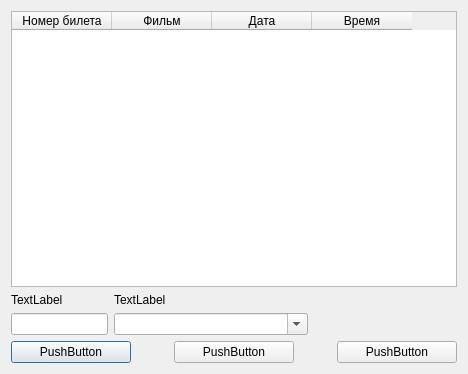
<?xml version="1.0" encoding="UTF-8"?>
<ui version="4.0">
 <class>TicketsDialog</class>
 <widget class="QDialog" name="TicketsDialog">
  <property name="geometry">
   <rect>
    <x>0</x>
    <y>0</y>
    <width>468</width>
    <height>374</height>
   </rect>
  </property>
  <property name="windowTitle">
   <string>Dialog</string>
  </property>
  <layout class="QGridLayout" name="gridLayout">
   <item row="0" column="0">
    <widget class="QTableWidget" name="tableWidget">
     <column>
      <property name="text">
       <string>Номер билета</string>
      </property>
     </column>
     <column>
      <property name="text">
       <string>Фильм</string>
      </property>
     </column>
     <column>
      <property name="text">
       <string>Дата</string>
      </property>
     </column>
     <column>
      <property name="text">
       <string>Время</string>
      </property>
     </column>
    </widget>
   </item>
   <item row="1" column="0">
    <layout class="QHBoxLayout" name="horizontalLayout_3" stretch="2,1">
     <item>
      <layout class="QHBoxLayout" name="horizontalLayout_2" stretch="1,2">
       <item>
        <layout class="QVBoxLayout" name="verticalLayout">
         <item>
          <widget class="QLabel" name="label">
           <property name="text">
            <string>TextLabel</string>
           </property>
          </widget>
         </item>
         <item>
          <widget class="QLineEdit" name="lineEdit"/>
         </item>
        </layout>
       </item>
       <item>
        <layout class="QVBoxLayout" name="verticalLayout_2">
         <item>
          <widget class="QLabel" name="label_2">
           <property name="text">
            <string>TextLabel</string>
           </property>
          </widget>
         </item>
         <item>
          <widget class="QComboBox" name="comboBox">
           <property name="editable">
            <bool>true</bool>
           </property>
          </widget>
         </item>
        </layout>
       </item>
      </layout>
     </item>
     <item>
      <spacer name="horizontalSpacer_3">
       <property name="orientation">
        <enum>Qt::Horizontal</enum>
       </property>
       <property name="sizeHint" stdset="0">
        <size>
         <width>40</width>
         <height>20</height>
        </size>
       </property>
      </spacer>
     </item>
    </layout>
   </item>
   <item row="2" column="0">
    <layout class="QHBoxLayout" name="horizontalLayout">
     <item>
      <widget class="QPushButton" name="pushButton">
       <property name="minimumSize">
        <size>
         <width>120</width>
         <height>0</height>
        </size>
       </property>
       <property name="maximumSize">
        <size>
         <width>120</width>
         <height>16777215</height>
        </size>
       </property>
       <property name="text">
        <string>PushButton</string>
       </property>
      </widget>
     </item>
     <item>
      <spacer name="horizontalSpacer_2">
       <property name="orientation">
        <enum>Qt::Horizontal</enum>
       </property>
       <property name="sizeHint" stdset="0">
        <size>
         <width>40</width>
         <height>20</height>
        </size>
       </property>
      </spacer>
     </item>
     <item>
      <widget class="QPushButton" name="pushButton_3">
       <property name="minimumSize">
        <size>
         <width>120</width>
         <height>0</height>
        </size>
       </property>
       <property name="maximumSize">
        <size>
         <width>120</width>
         <height>16777215</height>
        </size>
       </property>
       <property name="text">
        <string>PushButton</string>
       </property>
      </widget>
     </item>
     <item>
      <spacer name="horizontalSpacer">
       <property name="orientation">
        <enum>Qt::Horizontal</enum>
       </property>
       <property name="sizeHint" stdset="0">
        <size>
         <width>40</width>
         <height>20</height>
        </size>
       </property>
      </spacer>
     </item>
     <item>
      <widget class="QPushButton" name="pushButton_2">
       <property name="minimumSize">
        <size>
         <width>120</width>
         <height>0</height>
        </size>
       </property>
       <property name="maximumSize">
        <size>
         <width>120</width>
         <height>16777215</height>
        </size>
       </property>
       <property name="text">
        <string>PushButton</string>
       </property>
      </widget>
     </item>
    </layout>
   </item>
  </layout>
 </widget>
 <resources/>
 <connections/>
</ui>
